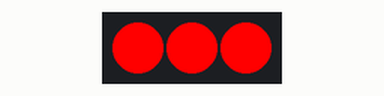
The sketch below on a simulated Arduino Uno, built with avr-gcc and run on an emulated ATmega328P. On the bench: 3 RGB LEDs in strip order, left to right.

Above: at 0.5 s.
At 2.5 s:
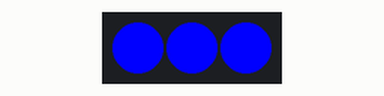
At 3.5 s:
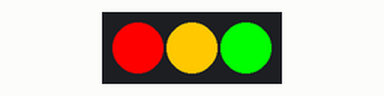
At 4.5 s:
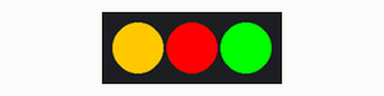
At 6.5 s:
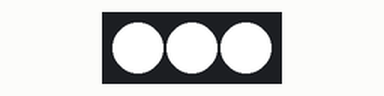
At 8.5 s:
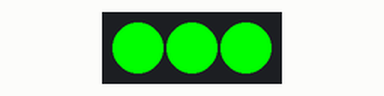
Timing chart, 0 to 9.1 s (numbered marks = the images above):
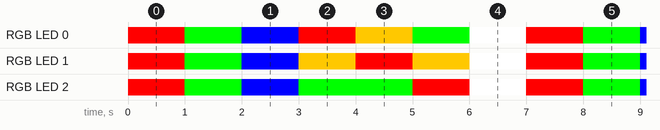

Measured:
- by itself, RGB LED 2: repeats every 7.0 s: RGB(0, 255, 0) 1.0 s, RGB(0, 0, 255) 1.0 s, RGB(0, 255, 0) 2.0 s, RGB(255, 0, 0) 1.0 s, RGB(255, 255, 255) 1.0 s, RGB(255, 0, 0) 1.0 s
- by itself, RGB LED 0: repeats every 7.0 s: RGB(0, 255, 0) 1.0 s, RGB(0, 0, 255) 1.0 s, RGB(255, 0, 0) 1.0 s, RGB(255, 200, 0) 1.0 s, RGB(0, 255, 0) 1.0 s, RGB(255, 255, 255) 1.0 s, RGB(255, 0, 0) 1.0 s
- by itself, everything shown: repeats every 7.0 s, in 7 steps

The sketch:

WS2812_TEST_V1.ino
```cpp
#include <Adafruit_NeoPixel.h>

#ifdef __AVR__
#include <avr/power.h>
#endif

#define PIN 6

// Parameter 1 = number of pixels in strip
// Parameter 2 = Arduino pin number (most are valid)
// Parameter 3 = pixel type flags, add together as needed:
//   NEO_KHZ800  800 KHz bitstream (most NeoPixel products w/WS2812 LEDs)
//   NEO_KHZ400  400 KHz (classic 'v1' (not v2) FLORA pixels, WS2811 drivers)
//   NEO_GRB     Pixels are wired for GRB bitstream (most NeoPixel products)
//   NEO_RGB     Pixels are wired for RGB bitstream (v1 FLORA pixels, not v2)
//   NEO_RGBW    Pixels are wired for RGBW bitstream (NeoPixel RGBW products)

Adafruit_NeoPixel strip = Adafruit_NeoPixel(3, PIN, NEO_GRB + NEO_KHZ800);

// IMPORTANT: To reduce NeoPixel burnout risk, add 1000 uF capacitor across
// pixel power leads, add 300 - 500 Ohm resistor on first pixel's data input
// and minimize distance between Arduino and first pixel.  Avoid connecting
// on a live circuit...if you must, connect GND first.

void setup() {
  strip.begin();
  strip.show(); // TODOS LOS PIXELES 'off'
}

void loop() {
  // EJEMPLO DE COLORES

  strip.setPixelColor(0, strip.Color(255, 0, 0));// Red
  strip.setPixelColor(1, strip.Color(255, 0, 0));
  strip.setPixelColor(2, strip.Color(255, 0, 0));
  strip.show();
  delay(1000);

  strip.setPixelColor(0, strip.Color(0, 255, 0));// Green
  strip.setPixelColor(1, strip.Color(0, 255, 0));
  strip.setPixelColor(2, strip.Color(0, 255, 0));
  strip.show();
  delay(1000);

  strip.setPixelColor(0, strip.Color(0, 0, 255));// Blue
  strip.setPixelColor(1, strip.Color(0, 0, 255));
  strip.setPixelColor(2, strip.Color(0, 0, 255));
  strip.show();
  delay(1000);


// SEMAFORO
  strip.setPixelColor(0, strip.Color(255, 0, 0));// RED
  strip.setPixelColor(1, strip.Color(255, 200, 0));//YELLOW
  strip.setPixelColor(2, strip.Color(0, 255, 0)); //GREEN
  strip.show();
  delay(1000);

  //0xFFFF00 yellow

  strip.setPixelColor(0, strip.Color(255, 200, 0));//YELLOW
  strip.setPixelColor(1, strip.Color(255, 0, 0));// RED
  strip.setPixelColor(2, strip.Color(0, 255, 0)); //GREEN
  strip.show();
  delay(1000);

  strip.setPixelColor(0, strip.Color(0, 255, 0)); //GREEN
  strip.setPixelColor(1, strip.Color(255, 200, 0));//YELLOW
  strip.setPixelColor(2, strip.Color(255, 0, 0));// RED
  strip.show();
  delay(1000);

//BLANCO

  strip.setPixelColor(0, strip.Color(255,255,255));
  strip.setPixelColor(1, strip.Color(255,255,255));
  strip.setPixelColor(2, strip.Color(255,255,255));
  strip.show();
  delay(1000);

}
```
